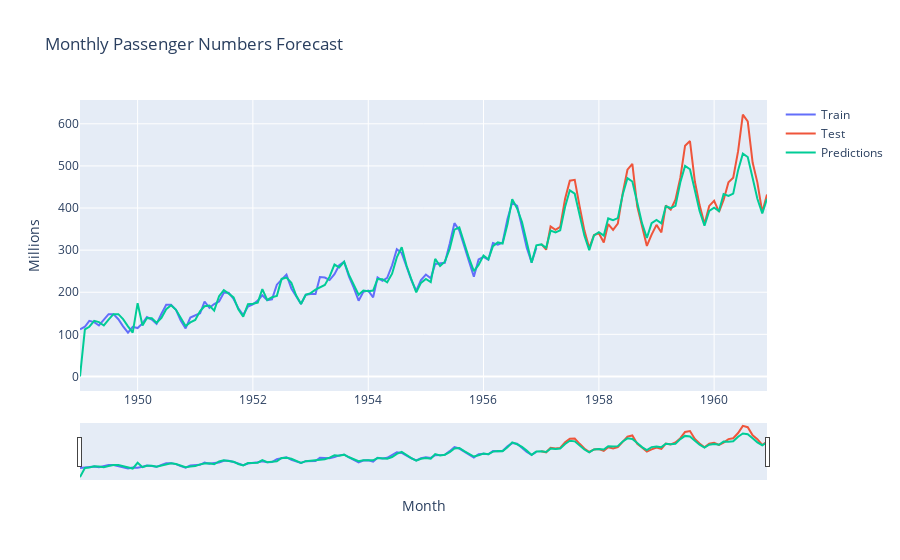

Notebook code cell kept with this figure:
### Markdown cell above
# Forecasting

### Code cell
predictions = model_fit.predict(0, end = len(train_data) + len(test_data)-1)
fig = go.Figure()
fig.add_trace(go.Scatter(x = train_data.index, y = train_data['Number of Passengers'], mode = 'lines', name = 'Train'))
fig.add_trace(go.Scatter(x = test_data.index, y = test_data['Number of Passengers'], mode = 'lines', name = 'Test'))
fig.add_trace(go.Scatter(x = air_passengers.index, y = predictions.values, mode = 'lines', name = 'Predictions'))


fig.update_layout(
    title = 'Monthly Passenger Numbers Forecast', xaxis_title = 'Month', yaxis_title = 'Millions'
)
fig.update_xaxes(rangeslider_visible = True)
fig.show()
